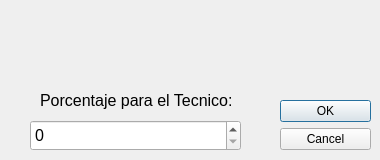
<?xml version="1.0" encoding="UTF-8"?>
<ui version="4.0">
 <class>Dialog</class>
 <widget class="QDialog" name="Dialog">
  <property name="geometry">
   <rect>
    <x>0</x>
    <y>0</y>
    <width>380</width>
    <height>160</height>
   </rect>
  </property>
  <property name="minimumSize">
   <size>
    <width>380</width>
    <height>160</height>
   </size>
  </property>
  <property name="maximumSize">
   <size>
    <width>380</width>
    <height>160</height>
   </size>
  </property>
  <property name="windowTitle">
   <string>Dialog</string>
  </property>
  <widget class="QDialogButtonBox" name="buttonBox">
   <property name="geometry">
    <rect>
     <x>280</x>
     <y>100</y>
     <width>91</width>
     <height>191</height>
    </rect>
   </property>
   <property name="orientation">
    <enum>Qt::Orientation::Vertical</enum>
   </property>
   <property name="standardButtons">
    <set>QDialogButtonBox::StandardButton::Cancel|QDialogButtonBox::StandardButton::Ok</set>
   </property>
  </widget>
  <widget class="QSpinBox" name="porcent">
   <property name="geometry">
    <rect>
     <x>30</x>
     <y>120</y>
     <width>211</width>
     <height>31</height>
    </rect>
   </property>
   <property name="font">
    <font>
     <pointsize>12</pointsize>
    </font>
   </property>
  </widget>
  <widget class="QLabel" name="label">
   <property name="geometry">
    <rect>
     <x>40</x>
     <y>90</y>
     <width>221</width>
     <height>21</height>
    </rect>
   </property>
   <property name="font">
    <font>
     <pointsize>12</pointsize>
    </font>
   </property>
   <property name="text">
    <string>Porcentaje para el Tecnico:</string>
   </property>
  </widget>
  <widget class="QLabel" name="label_2">
   <property name="geometry">
    <rect>
     <x>90</x>
     <y>0</y>
     <width>101</width>
     <height>91</height>
    </rect>
   </property>
   <property name="text">
    <string/>
   </property>
   <property name="pixmap">
    <pixmap>../../../.designer/PycharmProjects/App taller/interfaz/iconos/calculator_report.ico</pixmap>
   </property>
   <property name="scaledContents">
    <bool>true</bool>
   </property>
  </widget>
  <widget class="QLabel" name="imagen">
   <property name="geometry">
    <rect>
     <x>80</x>
     <y>10</y>
     <width>111</width>
     <height>81</height>
    </rect>
   </property>
   <property name="text">
    <string/>
   </property>
   <property name="pixmap">
    <pixmap>iconos/estdistica.png</pixmap>
   </property>
   <property name="scaledContents">
    <bool>true</bool>
   </property>
  </widget>
 </widget>
 <resources/>
 <connections>
  <connection>
   <sender>buttonBox</sender>
   <signal>accepted()</signal>
   <receiver>Dialog</receiver>
   <slot>accept()</slot>
   <hints>
    <hint type="sourcelabel">
     <x>248</x>
     <y>254</y>
    </hint>
    <hint type="destinationlabel">
     <x>157</x>
     <y>274</y>
    </hint>
   </hints>
  </connection>
  <connection>
   <sender>buttonBox</sender>
   <signal>rejected()</signal>
   <receiver>Dialog</receiver>
   <slot>reject()</slot>
   <hints>
    <hint type="sourcelabel">
     <x>316</x>
     <y>260</y>
    </hint>
    <hint type="destinationlabel">
     <x>286</x>
     <y>274</y>
    </hint>
   </hints>
  </connection>
 </connections>
</ui>
